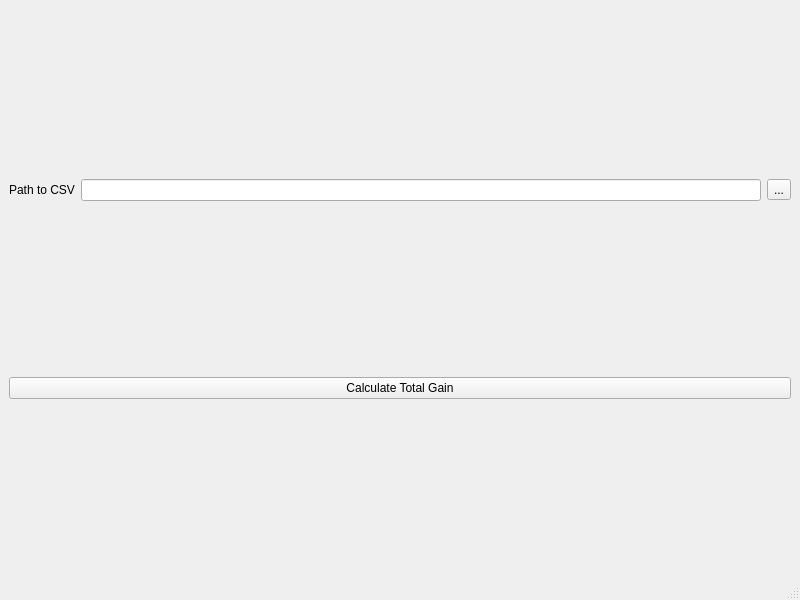
<?xml version="1.0" encoding="UTF-8"?>
<ui version="4.0">
 <class>MainWindow</class>
 <widget class="QMainWindow" name="MainWindow">
  <property name="geometry">
   <rect>
    <x>0</x>
    <y>0</y>
    <width>800</width>
    <height>600</height>
   </rect>
  </property>
  <property name="windowTitle">
   <string>MainWindow</string>
  </property>
  <widget class="QWidget" name="centralwidget">
   <layout class="QVBoxLayout" name="verticalLayout">
    <item>
     <layout class="QHBoxLayout" name="horizontalLayout">
      <item>
       <widget class="QLabel" name="label">
        <property name="text">
         <string>Path to CSV</string>
        </property>
       </widget>
      </item>
      <item>
       <widget class="QLineEdit" name="lineEdit"/>
      </item>
      <item>
       <widget class="QToolButton" name="toolButton">
        <property name="text">
         <string>...</string>
        </property>
       </widget>
      </item>
     </layout>
    </item>
    <item>
     <widget class="QPushButton" name="pushButton">
      <property name="text">
       <string>Calculate Total Gain</string>
      </property>
     </widget>
    </item>
   </layout>
  </widget>
  <widget class="QMenuBar" name="menubar">
   <property name="geometry">
    <rect>
     <x>0</x>
     <y>0</y>
     <width>800</width>
     <height>21</height>
    </rect>
   </property>
  </widget>
  <widget class="QStatusBar" name="statusbar"/>
 </widget>
 <resources/>
 <connections/>
</ui>
